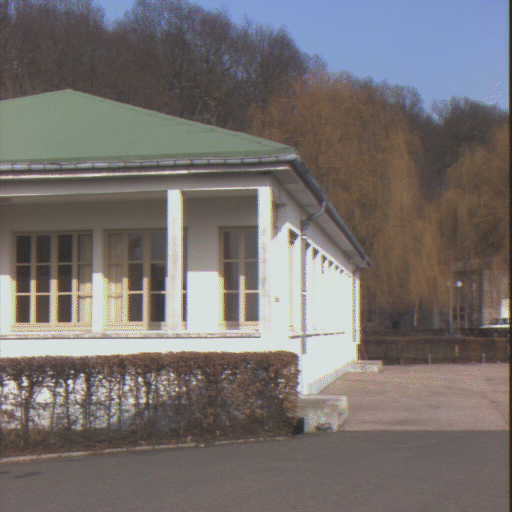
#> input picture mvg_06/batinria0.tif, 512 x 512 px
$ python exercise06.py
#> lines starting #> are read from the running program, lines starting #| are printed output that depends on the picture
import cv2
import numpy as np
from matplotlib import pyplot as plt
from mpl_toolkits.mplot3d import Axes3D
import sys
import json

DEBUG_DRAW = True

#### ground truth data from Blender ####
ground_truth_points = """
{
    "c1_uv": {
        "1": [532.6151462599752, 310.86647580643603, 1.0],
        "2": [383.00793615527954,255.4229430524797,1.0],
        "3": [301.81264237762065, 339.29727243585,1.0],
        "4": [316.12077560166944, 157.1359580558737,1.0],
        "5": [236.3578248165133, 211.03502784178835, 1.0],
        "6": [41.05770226771547, 157.13582529238067, 1.0],
        "7": [378.195637776906, 58.91817405041178, 1.0],
        "8": [180.0269024041258,152.0650246955493,1.0],
        "9": [147.07041917895486,93.94790094909477,1.0],
        "10": [526.1244994581041,32.397733391696946,1.0],
        "11": [306.3146351303051,39.59835929699141,1.0],
        "12": [257.34251876644566,97.86480150082888,1.0]
    },
    "c2_uv": {
        "1": [566.2678310305566, 389.39144015048635, 1.0],
        "2": [416.5555725226591, 336.0944213553362, 1.0],
        "3": [333.0230793005177, 424.23348877007226, 1.0],
        "4": [348.0797202440039, 237.24592248406233, 1.0],
        "5": [250.28887091510074 ,292.3544611196883,1.0],
        "6": [54.576812240039835, 237.2459391231599, 1.0],
        "7": [436.2550884736251, 140.22581937558073, 1.0],
        "8": [251.5516057997837, 232.0381253686244, 1.0],
        "9": [153.9545185283101, 172.56737594468407, 1.0],
        "10": [621.8269168105776, 116.70901227018555, 1.0],
        "11": [404.62654934772587, 119.99398599310848, 1.0],
        "12": [259.3941224529894, 177.55061671897323, 1.0]
    },
    "c1_xyz": {
        "1": [ 1.4155742470952875, 0.4718231974467605, 5.918149491107676, 1.0],
        "2": [ 0.4284754787655274, 0.10488127863923033, 6.0447479393294, 1.0],
        "3": [ -0.12664943688665475, 0.691466231626005, 6.189864386570197, 1.0],
        "4": [ -0.026431100785814454, -0.5645942640203278, 6.056445669841511, 1.0],
        "5": [ -0.6457819768262734, -0.2236318811414745, 6.862906453428839, 1.0],
        "6": [ -2.000628977496013, -0.5943181455953429, 6.375285796893046, 1.0],
        "7": [ 0.33107429351542295, -1.0301723614503198, 5.056878352820144, 1.0],
        "8": [ -0.7459566821273382, -0.4686306407995857, 4.737143191971172, 1.0],
        "9": [ -1.3743070661308023, -1.160706171818047, 7.064183439323359, 1.0],
        "10": [ 0.9233258514511951, -0.9299454459961969, 3.9817396395699136, 1.0],
        "11": [ -0.06377315102523085, -0.9338621381266773, 4.14218005113549, 1.0],
        "12": [ -0.5308583718843123, -1.2042242774086591, 7.531009849928555, 1.0]
    },
    "xyz": {
        "1": [1.4608523845672607, 6.0, -1.0191059112548828],
        "2": [0.46085238456726074, 6.0, -0.6654993891716003],
        "3": [-0.10152754187583923, 6.0, -1.2630219459533691],
        "4": [0.0, 6.0, 0.0],
        "5": [-0.7348592877388,6.662215232849121,-0.4143460988998413],
        "6": [ -2.0, 6.0, 0.0],
        "7": [ 0.5053249001502991, 5.117485523223877, 0.5563477873802185],
        "8": [ -0.498493492603302, 4.579343318939209, 0.026907440274953842],
        "9": [ -1.5, 6.829249382019043, 0.5],
        "10": [ 1.2628240585327148, 4.14644193649292, 0.5563477873802185],
        "11": [ 0.26282399892807007, 4.14644193649292, 0.5453550815582275],
        "12": [ -0.742500901222229, 7.427096843719482, 0.5]
    }
}"""

K1_gt = np.array([[8.888890245225694571e+02, 0.000000000000000000e+00, 3.200000000000000000e+02],
                  [0.000000000000000000e+00, 8.888890245225694571e+02, 2.400000000000000000e+02],
                  [0.000000000000000000e+00, 0.000000000000000000e+00, 1.000000000000000000e+00]])

K2_gt = np.array([[8.888890245225694571e+02, 0.000000000000000000e+00, 3.200000000000000000e+02],
                  [0.000000000000000000e+00, 8.888890245225694571e+02, 2.400000000000000000e+02],
                  [0.000000000000000000e+00, 0.000000000000000000e+00, 1.000000000000000000e+00]])

Rt2_gt = np.array(
    [[9.870989918708801270e-01, 1.486194040626287460e-02, -1.594200581312179565e-01, 1.000000000000000000e+00],
     [1.601113229990005493e-01, -9.162205457687377930e-02, 9.828376173973083496e-01, 0.000000000000000000e+00],
     [4.805819457942561712e-07, -9.956829547882080078e-01, -9.281960129737854004e-02, 0.000000000000000000e+00],
     [0.000000000000000000e+00, 0.000000000000000000e+00, 0.000000000000000000e+00, 1.000000000000000000e+00]])

Rt2_gt = np.array(
    [[9.995014071464538574e-01, 9.776899969438090920e-05, -3.157362714409828186e-02, 0.000000000000000000e+00],
     [3.157377615571022034e-02, -3.096777014434337616e-03, 9.994966387748718262e-01, 0.000000000000000000e+00],
     [-5.669114955253462540e-08, -9.999951720237731934e-01, -3.098319983109831810e-03, 0.000000000000000000e+00],
     [0.000000000000000000e+00, 0.000000000000000000e+00, 0.000000000000000000e+00, 1.000000000000000000e+00]])

#### end of ground truth data from Blender ####

# X1 = [  10.0000,  92.0000,   8.0000,  92.0000, 289.0000, 354.0000, 289.0000, 353.0000,  69.0000, 294.0000,  44.0000, 336.0000 ]
# Y1 = [ 232.0000, 230.0000, 334.0000, 333.0000, 230.0000, 278.0000, 340.0000, 332.0000,  90.0000, 149.0000, 475.0000, 433.0000 ]
# X2 = [ 123.0000, 203.0000, 123.0000, 202.0000, 397.0000, 472.0000, 398.0000, 472.0000, 182.0000, 401.0000, 148.0000, 447.0000 ]
# Y2 = [ 239.0000, 237.0000, 338.0000, 338.0000, 236.0000, 286.0000, 348.0000, 341.0000,  99.0000, 153.0000, 471.0000, 445.0000 ]

# K1 = [[844.310547,  0, 243.413315],
#       [0, 1202.508301, 281.529236],
#       [0, 0, 1]]
# K2 = [[852.721008,  0, 252.021805],
#       [0, 1215.657349, 288.587189],
#       [0, 0, 1]]

X1 = []
Y1 = []
X2 = []
Y2 = []
GT_3D_X = []
GT_3D_Y = []
GT_3D_Z = []

j = json.loads(ground_truth_points)
for key in j['c1_uv']:
    X1.append(j['c1_uv'][key][0])
    Y1.append(j['c1_uv'][key][1])
    X2.append(j['c2_uv'][key][0])
    Y2.append(j['c2_uv'][key][1])
    GT_3D_X.append(j['c1_xyz'][key][0])
    GT_3D_Y.append(j['c1_xyz'][key][1])
    GT_3D_Z.append(j['c1_xyz'][key][2])

K1 = K1_gt
K2 = K2_gt

Rz1 = np.array([[0, 1, 0],
                [-1, 0, 0],
                [0, 0, 1]])
Rz2 = np.array([[0, -1, 0],
                [1, 0, 0],
                [0, 0, 1]])

img1 = cv2.imread('batinria0.tif', cv2.IMREAD_COLOR)
#> img1 is the input picture: shape (512, 512, 3); mean B, G, R 111.1, 112.7, 117.8
img2 = cv2.imread('batinria1.tif', cv2.IMREAD_COLOR)
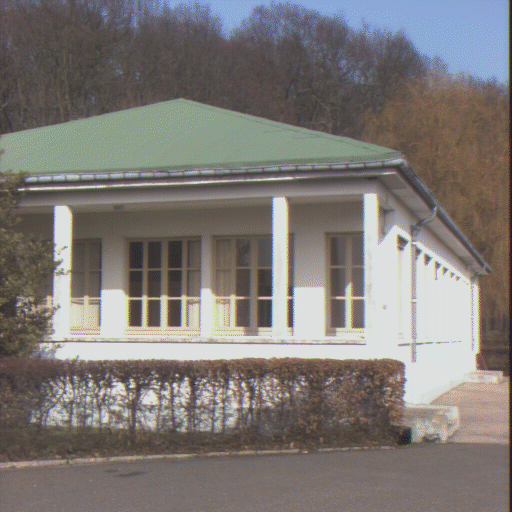
#> input picture mvg_06/batinria1.tif, 512 x 512 px
#> img2 is the input picture: shape (512, 512, 3); mean B, G, R 117.4, 120.9, 125.5

########################################################################################################################
# 'raw' functions
########################################################################################################################

# Create "a" matrix for calculating E matrix from 8 point algorithm, Slide 11,12 Cremers MVG_05
def rawCreateMatrixANormalized(X1, Y1, X2, Y2):
    a = []
    for px1, py1, px2, py2 in zip(X1, Y1, X2, Y2):
        [x1, y1, z1] = np.linalg.inv(K1) @ [px1, py1, 1]
        [x2, y2, z2] = np.linalg.inv(K2) @ [px2, py2, 1]
        row = np.kron([x1, y1, z1], [x2, y2, z2])
        a.append(row)
    return a

# Create "a" matrix for calculating F matrix from 8 point algorithm, Slide 11,12 Cremers MVG_05
def rawCreateMatrixARaw(X1, Y1, X2, Y2):
    a = []
    for px1, py1, px2, py2 in zip(X1, Y1, X2, Y2):
        row = np.kron([px1, py1, 1], [px2, py2, 1])
        a.append(row)
    return a

# Recover E matrix up to sign, Slide 13,14 Cremers MVG_05
# Depending on type of input coordinates, this will rpovide E or F matrix
def rawCreateMatrixE(A):
    u, s, vt = np.linalg.svd(A)
    Es = vt[-1]
    E = Es.reshape((3, 3))
    u, s, vt = np.linalg.svd(E)
    # s = [1, 1, 0]
    s[2] = 0
    E = u @ np.diag(s) @ vt
    return E

# Recover R,T matrix from E, Slide 14 Cremers MVG_05
def rawDecomposeE(E):
    u, s, vt = np.linalg.svd(E)
    R1 = u @ np.transpose(Rz1) @ vt
    R2 = u @ np.transpose(Rz2) @ vt

    s[0] = 1
    s[1] = 1
    s[2] = 0
    T1s = u @ Rz1 @ np.diag(s) @ np.transpose(u)
    # Need to get T from skew symmetric matrix
    T = np.array([ T1s[2,1], -T1s[2,0], T1s[1,0] ]).reshape(3,1)
    return (R1, R2, T)

def mpelkaDecomposeE(E):
    u, s, vt = np.linalg.svd(E)
    R1 = u @ np.transpose(Rz1) @ vt
    R2 = u @ np.transpose(Rz2) @ vt
    T = np.array([[u[0, 2]], [u[1, 2]], [u[2, 2]]])
    return (R1, R2, T)

def _rawTriangulatePoint(P1, P2, x1, x2):
    """https://culturalengineerassociation.weebly.com/uploads/8/6/7/7/86776910/programming_computer_vision_with_python.pdf"""
    M = np.zeros((6,6))
    M[:3,:4] = P1
    M[3:,:4] = P2
    M[:3,4] = -x1
    M[3:,5] = -x2

    U,S,V = np.linalg.svd(M) # give same results for np.transpose(M) @ M
    X = V[-1,:4]

    return X / X[3]

def _rawTriangulatePoints(P1, P2, pts1, pts2):
    X = []
    for (x1,y1),(x2,y2) in zip(np.transpose(pts1),np.transpose(pts2)):
        X.append( _rawTriangulatePoint (P1,P2, np.array([x1,y1, 1]),np.array([x2,y2, 1])))
    return np.transpose(np.array(X))

# Takes P1 as projection matrix of first cam, P2 as list of 4 candidate projection matrices for second cam
def rawTriangulatePoints(P1, P2, pts1, pts2):
    # Convert pts to 2xN float arrays for OpenCV triangulate function
    pts1 = np.float32(np.transpose(pts1))
    pts2 = np.float32(np.transpose(pts2))

    # Pick the P2 matrix with the most scene points in front of the cameras after triangulation
    ind = 0
    maxres = 0
    for i in range(4):
        # Triangulate inliers and compute depth for each camera
        homog_3D = _rawTriangulatePoints(K1 @ P1, K2 @ (P2[i]), pts1, pts2)
        homog_3D = homog_3D / homog_3D[3]
        # The sign of the depth is the 3rd value of the image point after projecting back to the image
        d1 = np.dot(P1, homog_3D)[2]
        d2 = np.dot(P2[i], homog_3D)[2]
        print("i  %d :  %d %d" % (i, sum(d1 > 0), sum(d2 > 0)))
        if sum(d1 > 0) + sum(d2 > 0) > maxres:
            maxres = sum(d1 > 0) + sum(d2 > 0)
            ind = i
            infront = (d1 > 0) & (d2 > 0)

    # triangulate inliers and keep only points that are in front of both cameras
    # homog_3D is a 4xN array of reconstructed points in homogeneous coordinates, pts_3D is a Nx3 array
    homog_3D = _rawTriangulatePoints(K1 @ P1, K2 @ (P2[ind]), pts1, pts2)
    homog_3D = homog_3D[:, infront]
    homog_3D = homog_3D / homog_3D[3]
    pts_3D = np.array(homog_3D[:3]).T

    return homog_3D, pts_3D, infront

########################################################################################################################
# OPENCV functions
########################################################################################################################

# Draws epilines and points on img1 and img2
# img1 - image on which we draw the epilines for the points in img2
# lines - corresponding epilines
def drawEpilines(img1, img2, lines, pts1, pts2):
    r, c = img1.shape[0:2]
    # img1 = cv2.cvtColor(img1,cv2.COLOR_GRAY2BGR)
    # img2 = cv2.cvtColor(img2,cv2.COLOR_GRAY2BGR)
    for r, pt1, pt2 in zip(lines, pts1, pts2):
        color = tuple(np.random.randint(0, 255, 3).tolist())
        x0, y0 = map(int, [0, -r[2] / r[1]])
        x1, y1 = map(int, [c, -(r[2] + r[0] * c) / r[1]])
        img1 = cv2.line(img1, (x0, y0), (x1, y1), color, 1)
        img1 = cv2.circle(img1, tuple(pt1), 5, color, -1)
        img2 = cv2.circle(img2, tuple(pt2), 5, color, -1)
    return img1, img2

def drawEpilinesF(img1, img2, pts1, pts2, F):
    # Verify fundamental matrix with epiline drawing
    # Find epilines corresponding to points in right image (first image) and
    # drawing its lines on left image (second image)
    lines2 = cv2.computeCorrespondEpilines(pts1.reshape(-1, 1, 2), 1, F)
    lines2 = lines2.reshape(-1, 3)
    img3, img4 = drawEpilines(img2, img1, lines2, pts2, pts1)

    # Find epilines corresponding to points in left image (second image) and
    # drawing its lines on right image (first image)
    lines1 = cv2.computeCorrespondEpilines(pts2.reshape(-1, 1, 2), 2, F)
    lines1 = lines1.reshape(-1, 3)
    img5, img6 = drawEpilines(img1, img2, lines1, pts1, pts2)

    # Draw points
    if (DEBUG_DRAW):
        plt.subplot(121), plt.imshow(img3)
        plt.subplot(122), plt.imshow(img5)
        plt.show()

def drawEpilinesF(img1, img2, pts1, pts2, F):
    # Verify fundamental matrix with epiline drawing
    # Find epilines corresponding to points in right image (first image) and
    # drawing its lines on left image (second image)
    lines2 = cv2.computeCorrespondEpilines(pts1.reshape(-1, 1, 2), 1, F)
    lines2 = lines2.reshape(-1, 3)
    img3, img4 = drawEpilines(img2, img1, lines2, pts2, pts1)

    # Find epilines corresponding to points in left image (second image) and
    # drawing its lines on right image (first image)
    lines1 = cv2.computeCorrespondEpilines(pts2.reshape(-1, 1, 2), 2, F)
    lines1 = lines1.reshape(-1, 3)
    img5, img6 = drawEpilines(img1, img2, lines1, pts1, pts2)

    # Draw points
    if (DEBUG_DRAW):
        plt.subplot(121), plt.imshow(img3)
        plt.subplot(122), plt.imshow(img5)
        plt.show()

# Takes P1 as projection matrix of first cam, P2 as list of 4 candidate projection matrices for second cam
def triangulatePoints(P1, P2, pts1, pts2):
    # Convert pts to 2xN float arrays for OpenCV triangulate function
    pts1 = np.float32(np.transpose(pts1))
    pts2 = np.float32(np.transpose(pts2))

    # Pick the P2 matrix with the most scene points in front of the cameras after triangulation
    ind = 0
    maxres = 0
    for i in range(4):
        # Triangulate inliers and compute depth for each camera
        homog_3D = cv2.triangulatePoints(K1 @ P1, K2 @ (P2[i]), pts1, pts2)
        homog_3D = homog_3D / homog_3D[3]
        # The sign of the depth is the 3rd value of the image point after projecting back to the image
        d1 = np.dot(P1, homog_3D)[2]
        d2 = np.dot(P2[i], homog_3D)[2]
        print("i  %d :  %d %d" % (i, sum(d1 > 0), sum(d2 > 0)))
        if sum(d1 > 0) + sum(d2 > 0) > maxres:
            maxres = sum(d1 > 0) + sum(d2 > 0)
            ind = i
            infront = (d1 > 0) & (d2 > 0)

    # triangulate inliers and keep only points that are in front of both cameras
    # homog_3D is a 4xN array of reconstructed points in homogeneous coordinates, pts_3D is a Nx3 array
    homog_3D = cv2.triangulatePoints(K1 @ P1, K2 @ (P2[ind]), pts1, pts2)
    homog_3D = homog_3D[:, infront]
    homog_3D = homog_3D / homog_3D[3]
    pts_3D = np.array(homog_3D[:3]).T

    return homog_3D, pts_3D, infront

########################################################################################################################
# Start of Main code
########################################################################################################################

pts1 = []
pts2 = []
for px1, py1, px2, py2 in zip(X1, Y1, X2, Y2):
    pts1.append([px1, py1])
    pts2.append([px2, py2])

pts1 = np.int32(pts1)
pts2 = np.int32(pts2)

# RAW version ##########################################################################################################

# Create "A" matrix for calculating F matrix from 8 point algorithm, Slide 11,12 Cremers MVG_05
A = rawCreateMatrixARaw(X2, Y2, X1, Y1)
F = rawCreateMatrixE(A)
drawEpilinesF(img1, img2, pts1, pts2, F)
#> after the loop in drawEpilines, `for r, pt1, pt2 in zip(lines, pts1, pts2):`: img1: shape (512, 512, 3); mean B, G, R 117.3, 120.6, 125.9
#> after the loop in drawEpilines, `for r, pt1, pt2 in zip(lines, pts1, pts2):`:
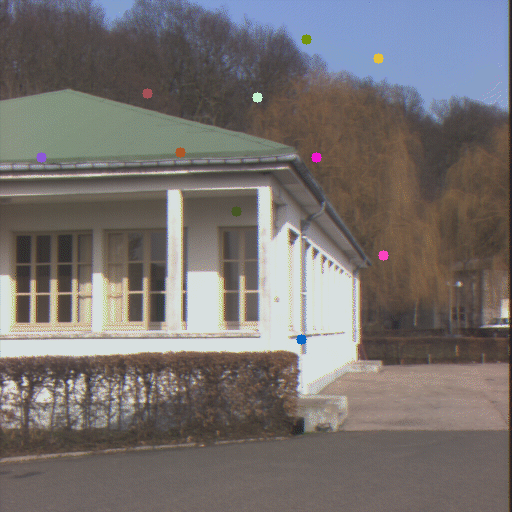
#> img2: shape (512, 512, 3); mean B, G, R 111.1, 112.7, 118
#> the loop in drawEpilines (call 2), `for r, pt1, pt2 in zip(lines, pts1, pts2):` made 12 passes
#> (y0, y1) on passes 1 to 12: (296, 309), (248, 257), (329, 346), (156, 156), (208, 213), (156, 156), (65, 56), (152, 151), (95, 89), (43, 31), (45, 34), (100, 94)
#> after the loop in drawEpilines (call 2), `for r, pt1, pt2 in zip(lines, pts1, pts2):`: img1: shape (512, 512, 3); mean B, G, R 112.2, 113.1, 118.2
#> after the loop in drawEpilines (call 2), `for r, pt1, pt2 in zip(lines, pts1, pts2):`: img2: shape (512, 512, 3); mean B, G, R 117.4, 120.7, 125.8

Ae = rawCreateMatrixANormalized(X2, Y2, X1, Y1)
E = rawCreateMatrixE(Ae)

# Find E matrix
E1 = np.transpose(K1) @ F @ K2
E2 = np.transpose(K2) @ F @ K1

# Check that found OpenCV E fulfills the equation x1 * E * x2 = 0
print("Epipolar constraint verification using found E matrices:")
for px2, py2, px1, py1 in zip(X1, Y1, X2, Y2):
    [x1, y1, z1] = np.linalg.inv(K1) @ [px1, py1, 1]
    [x2, y2, z2] = np.linalg.inv(K2) @ [px2, py2, 1]
    err0 = np.transpose([x1, y1, 1]) @ E @ [x2, y2, 1]
    err1 = np.transpose([x1, y1, 1]) @ E1 @ [x2, y2, 1]
    err2 = np.transpose([x1, y1, 1]) @ E2 @ [x2, y2, 1]
    # print(err0, err1, err2)

#R1, R2, T = mpelkaDecomposeE(E1) # Coursera version
R1, R2, T = rawDecomposeE(E1)     # Cremers version

P0 = np.array([[1, 0, 0, 0],
               [0, 1, 0, 0],
               [0, 0, 1, 0]], dtype=np.float32)
P1 = [np.concatenate((R1, T), axis=1),
      np.concatenate((R1, -T), axis=1),
      np.concatenate((R2, T), axis=1),
      np.concatenate((R2, -T), axis=1)]

homog_3D, pts_3D, infront = rawTriangulatePoints(P0, P1, pts1, pts2)
pts_3D_T = pts_3D.T

if (DEBUG_DRAW):
    ax = plt.axes(projection="3d")
    ax.scatter3D(pts_3D_T[0], pts_3D_T[1], pts_3D_T[2])
    ax.scatter3D(GT_3D_X, GT_3D_Y, GT_3D_Z)
    plt.show()

# OpenCV version #######################################################################################################

F_opencv, mask = cv2.findFundamentalMat(pts1, pts2, cv2.FM_8POINT)
# We select only inlier points
pts1 = pts1[mask.ravel() == 1]
pts2 = pts2[mask.ravel() == 1]

drawEpilinesF(img1,img2,pts1,pts2, F_opencv)
#> the loop in drawEpilines (call 3), `for r, pt1, pt2 in zip(lines, pts1, pts2):` made 12 passes
#> (y0, y1) on passes 1 to 12: (369, 387), (325, 338), (409, 431), (235, 237), (288, 296), (236, 238), (146, 138), (231, 232), (173, 168), (128, 118), (127, 116), (179, 175)
#> after the loop in drawEpilines (call 3), `for r, pt1, pt2 in zip(lines, pts1, pts2):`:
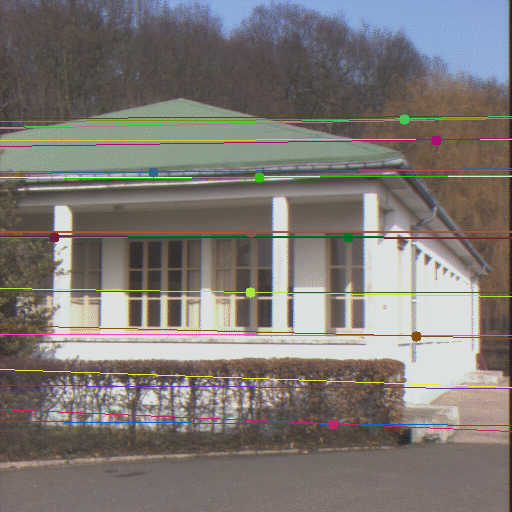
#> img1: shape (512, 512, 3); mean B, G, R 116, 120.5, 125.4
#> after the loop in drawEpilines (call 3), `for r, pt1, pt2 in zip(lines, pts1, pts2):`:
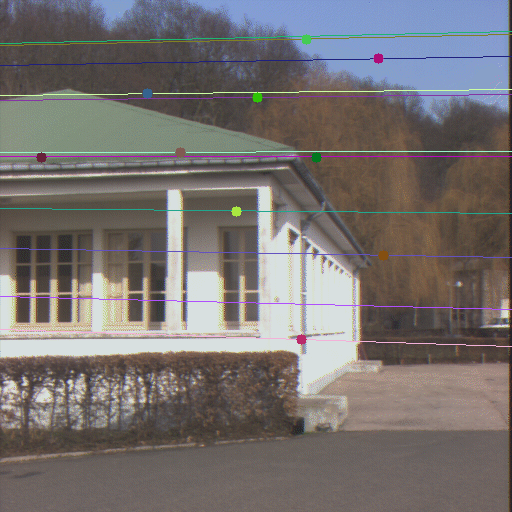
#> img2: shape (512, 512, 3); mean B, G, R 112, 113, 118.1
#> the loop in drawEpilines (call 4), `for r, pt1, pt2 in zip(lines, pts1, pts2):` made 12 passes
#> (y0, y1) on passes 1 to 12: (282, 308), (241, 259), (318, 353), (155, 157), (205, 217), (157, 158), (70, 54), (151, 152), (96, 85), (51, 32), (50, 31), (101, 92)
#> after the loop in drawEpilines (call 4), `for r, pt1, pt2 in zip(lines, pts1, pts2):`:
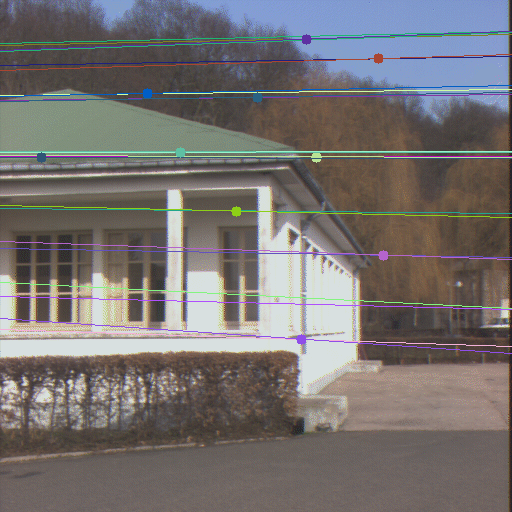
#> img1: shape (512, 512, 3); mean B, G, R 112.7, 113.6, 117.8
#> after the loop in drawEpilines (call 4), `for r, pt1, pt2 in zip(lines, pts1, pts2):`:
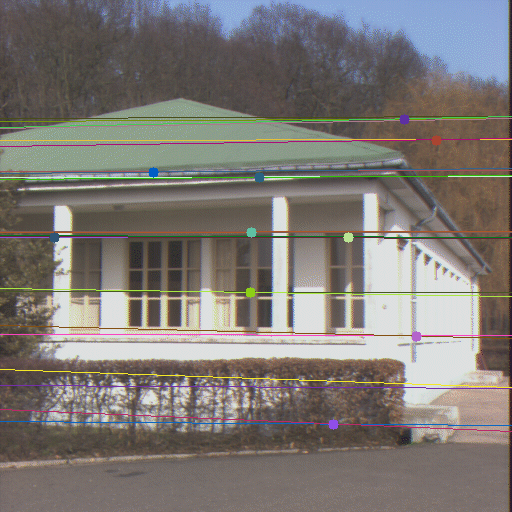
#> img2: shape (512, 512, 3); mean B, G, R 116.2, 120.5, 125.4

# Find E matrix
E1 = np.transpose(K1) @ F_opencv @ K2
E2 = np.transpose(K2) @ F_opencv @ K1

# Check that found OpenCV E fulfills the equation x1 * E * x2 = 0
print("Epipolar constraint verification using found E matrices:")
for px2, py2, px1, py1 in zip(X1, Y1, X2, Y2):
    [x1, y1, z1] = np.linalg.inv(K1) @ [px1, py1, 1]
    [x2, y2, z2] = np.linalg.inv(K2) @ [px2, py2, 1]
    err1 = np.transpose([x1, y1, 1]) @ E1 @ [x2, y2, 1]
    err2 = np.transpose([x1, y1, 1]) @ E2 @ [x2, y2, 1]
    #print(err0, err1, err2)

R1, R2, T = cv2.decomposeEssentialMat(E1)

P0 = np.array([[1, 0, 0, 0],
               [0, 1, 0, 0],
               [0, 0, 1, 0]], dtype=np.float32)
P1 = [np.concatenate((R1, T), axis=1),
      np.concatenate((R1, -T), axis=1),
      np.concatenate((R2, T), axis=1),
      np.concatenate((R2, -T), axis=1)]

homog_3D, pts_3D, infront = triangulatePoints(P0, P1, pts1, pts2)
pts_3D_T = pts_3D.T

if (DEBUG_DRAW):
    ax = plt.axes(projection="3d")
    ax.scatter3D(pts_3D_T[0], pts_3D_T[1], pts_3D_T[2])
    ax.scatter3D(GT_3D_X, GT_3D_Y, GT_3D_Z)
    plt.show()
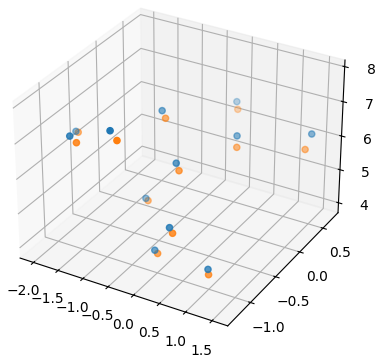
#> figure drawn by matplotlib, 1 panel
